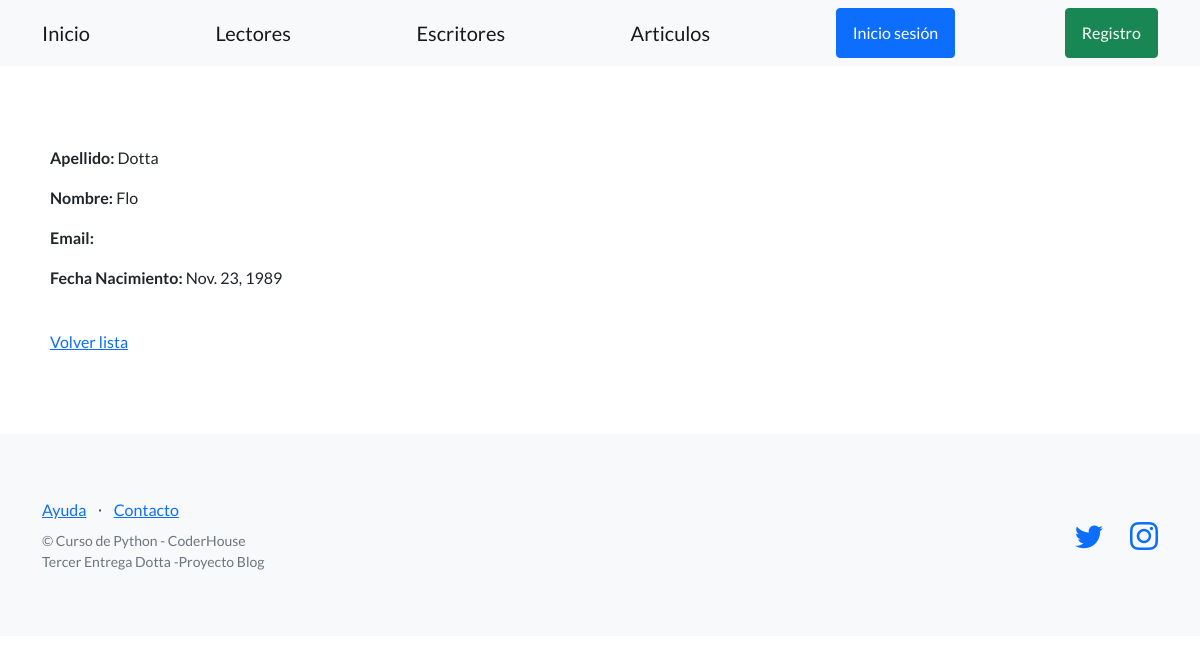
Page /usuarios/lectores/1/ on the earlier database version.
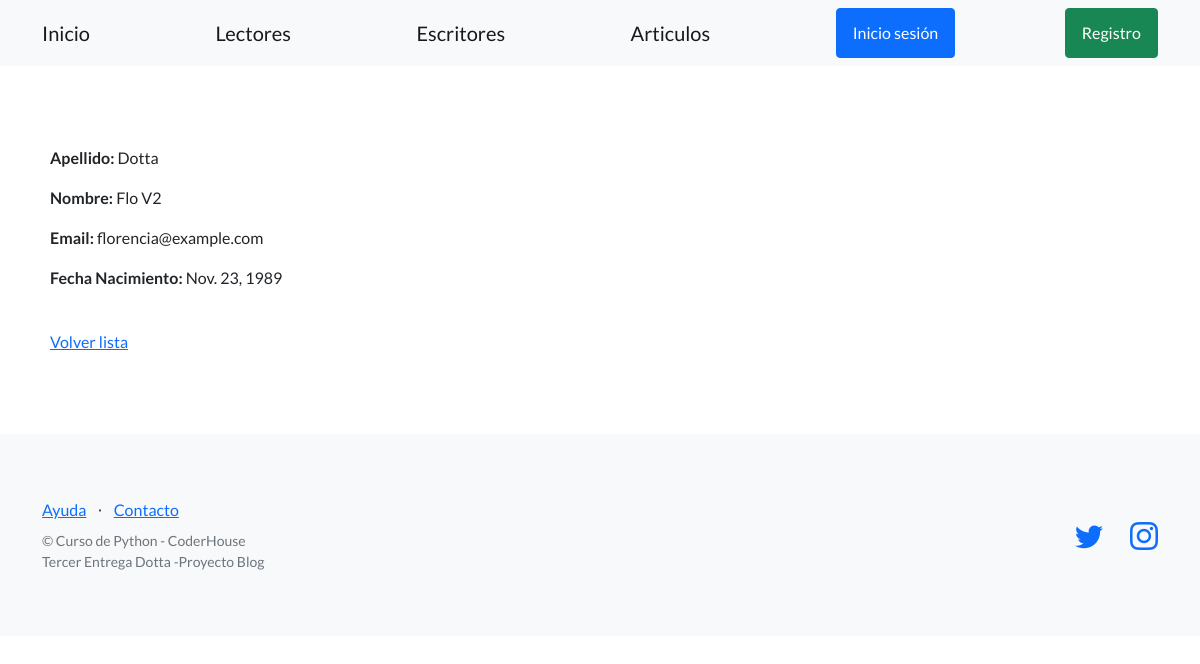
Same page on the later database version.
### control_usuarios/models.py (models this page shows, shortened)
class Lector(models.Model):
    apellido = models.CharField(max_length=256)
    nombre = models.CharField(max_length=256)
    email = models.EmailField(blank=True)
    fecha_nacimiento = models.DateField(null=True)

### control_usuarios/views.py (the view)
# urls.py: path("lectores/<int:pk>/",LectorDetailView.as_view(),name="ver_lector"),
class LectorDetailView(DetailView):
    model = Lector
    succes_url= reverse_lazy('lista_lectores')

### control_usuarios/templates/control_usuarios/lector_detail.html
{% extends "control_usuarios/base.html" %}
{% block contenido %}
<p>
  <strong>Apellido:</strong> {{object.apellido}}
</p>
<p>
  <strong>Nombre:</strong> {{object.nombre}}
</p>
<p>
  <strong>Email:</strong> {{object.email}}
</p>
<p>
  <strong>Fecha Nacimiento:</strong> {{object.fecha_nacimiento}}
</p>
<br>
<a href="{% url 'lista_lectores' %}">Volver lista</a>
{% endblock contenido %}

Differences in the rows shown:
changed Lector "Dotta": nombre "Flo" → "Flo V2"; email (not shown) → "florencia@example.com"
